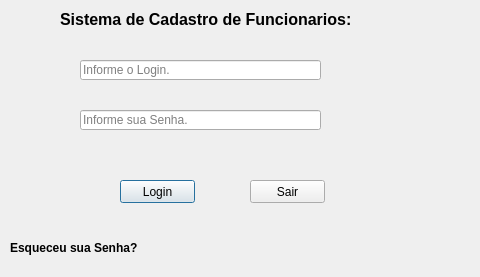
<?xml version="1.0" encoding="UTF-8"?>
<ui version="4.0">
 <class>Dialog</class>
 <widget class="QDialog" name="Dialog">
  <property name="geometry">
   <rect>
    <x>0</x>
    <y>0</y>
    <width>480</width>
    <height>277</height>
   </rect>
  </property>
  <property name="windowTitle">
   <string>Dialog</string>
  </property>
  <property name="styleSheet">
   <string notr="true"/>
  </property>
  <property name="locale">
   <locale language="Portuguese" country="Brazil"/>
  </property>
  <widget class="QLabel" name="label">
   <property name="geometry">
    <rect>
     <x>60</x>
     <y>10</y>
     <width>311</width>
     <height>20</height>
    </rect>
   </property>
   <property name="styleSheet">
    <string notr="true">color: rgb(0, 0, 0);</string>
   </property>
   <property name="text">
    <string>&lt;html&gt;&lt;head/&gt;&lt;body&gt;&lt;p&gt;&lt;span style=&quot; font-size:12pt; font-weight:600;&quot;&gt;Sistema de Cadastro de Funcionarios:&lt;/span&gt;&lt;/p&gt;&lt;/body&gt;&lt;/html&gt;</string>
   </property>
  </widget>
  <widget class="QLabel" name="label_2">
   <property name="geometry">
    <rect>
     <x>50</x>
     <y>60</y>
     <width>31</width>
     <height>20</height>
    </rect>
   </property>
   <property name="styleSheet">
    <string notr="true">image: url(:/img/Medico.ico);</string>
   </property>
   <property name="text">
    <string/>
   </property>
  </widget>
  <widget class="QLabel" name="label_3">
   <property name="geometry">
    <rect>
     <x>40</x>
     <y>110</y>
     <width>41</width>
     <height>21</height>
    </rect>
   </property>
   <property name="styleSheet">
    <string notr="true">image: url(:/img/Pictogrammers-Material-Lock.ico);</string>
   </property>
   <property name="text">
    <string>&lt;html&gt;&lt;head/&gt;&lt;body&gt;&lt;p&gt;&lt;br/&gt;&lt;/p&gt;&lt;/body&gt;&lt;/html&gt;</string>
   </property>
  </widget>
  <widget class="QPushButton" name="pushButton">
   <property name="geometry">
    <rect>
     <x>120</x>
     <y>180</y>
     <width>75</width>
     <height>23</height>
    </rect>
   </property>
   <property name="styleSheet">
    <string notr="true"/>
   </property>
   <property name="text">
    <string>Login</string>
   </property>
  </widget>
  <widget class="QPushButton" name="pushButton_2">
   <property name="geometry">
    <rect>
     <x>250</x>
     <y>180</y>
     <width>75</width>
     <height>23</height>
    </rect>
   </property>
   <property name="text">
    <string>Sair</string>
   </property>
  </widget>
  <widget class="QLabel" name="label_4">
   <property name="geometry">
    <rect>
     <x>10</x>
     <y>240</y>
     <width>131</width>
     <height>16</height>
    </rect>
   </property>
   <property name="text">
    <string>&lt;html&gt;&lt;head/&gt;&lt;body&gt;&lt;p&gt;&lt;span style=&quot; font-weight:600;&quot;&gt;Esqueceu sua Senha?&lt;/span&gt;&lt;/p&gt;&lt;/body&gt;&lt;/html&gt;</string>
   </property>
  </widget>
  <widget class="QLineEdit" name="lineEdit">
   <property name="geometry">
    <rect>
     <x>80</x>
     <y>60</y>
     <width>241</width>
     <height>20</height>
    </rect>
   </property>
   <property name="placeholderText">
    <string>Informe o Login.</string>
   </property>
  </widget>
  <widget class="QLineEdit" name="lineEdit_2">
   <property name="geometry">
    <rect>
     <x>80</x>
     <y>110</y>
     <width>241</width>
     <height>20</height>
    </rect>
   </property>
   <property name="echoMode">
    <enum>QLineEdit::Password</enum>
   </property>
   <property name="placeholderText">
    <string>Informe sua Senha.</string>
   </property>
  </widget>
 </widget>
 <resources>
  <include location="C3.qrc"/>
 </resources>
 <connections/>
</ui>
